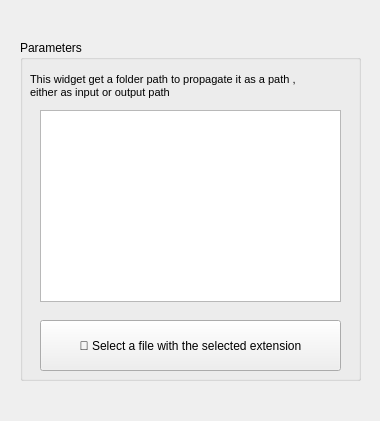
<?xml version="1.0" encoding="UTF-8"?>
<ui version="4.0">
 <class>Form</class>
 <widget class="QWidget" name="Form">
  <property name="geometry">
   <rect>
    <x>0</x>
    <y>0</y>
    <width>380</width>
    <height>421</height>
   </rect>
  </property>
  <property name="windowTitle">
   <string>File Extension Selector</string>
  </property>
  <widget class="QGroupBox" name="groupBox">
   <property name="geometry">
    <rect>
     <x>20</x>
     <y>40</y>
     <width>341</width>
     <height>341</height>
    </rect>
   </property>
   <property name="title">
    <string>Parameters</string>
   </property>
   <widget class="QListWidget" name="listExtensions">
    <property name="geometry">
     <rect>
      <x>20</x>
      <y>70</y>
      <width>301</width>
      <height>192</height>
     </rect>
    </property>
   </widget>
   <widget class="QLabel" name="Description">
    <property name="geometry">
     <rect>
      <x>10</x>
      <y>20</y>
      <width>281</width>
      <height>51</height>
     </rect>
    </property>
    <property name="sizePolicy">
     <sizepolicy hsizetype="Maximum" vsizetype="Expanding">
      <horstretch>0</horstretch>
      <verstretch>0</verstretch>
     </sizepolicy>
    </property>
    <property name="font">
     <font>
      <pointsize>8</pointsize>
     </font>
    </property>
    <property name="text">
     <string>This widget get a folder path to propagate it as a path , either as input or output path</string>
    </property>
    <property name="wordWrap">
     <bool>true</bool>
    </property>
   </widget>
   <widget class="QPushButton" name="fileButton">
    <property name="geometry">
     <rect>
      <x>20</x>
      <y>280</y>
      <width>301</width>
      <height>51</height>
     </rect>
    </property>
    <property name="text">
     <string>📂 Select a file with the selected extension</string>
    </property>
   </widget>
  </widget>
 </widget>
 <resources/>
 <connections/>
</ui>
